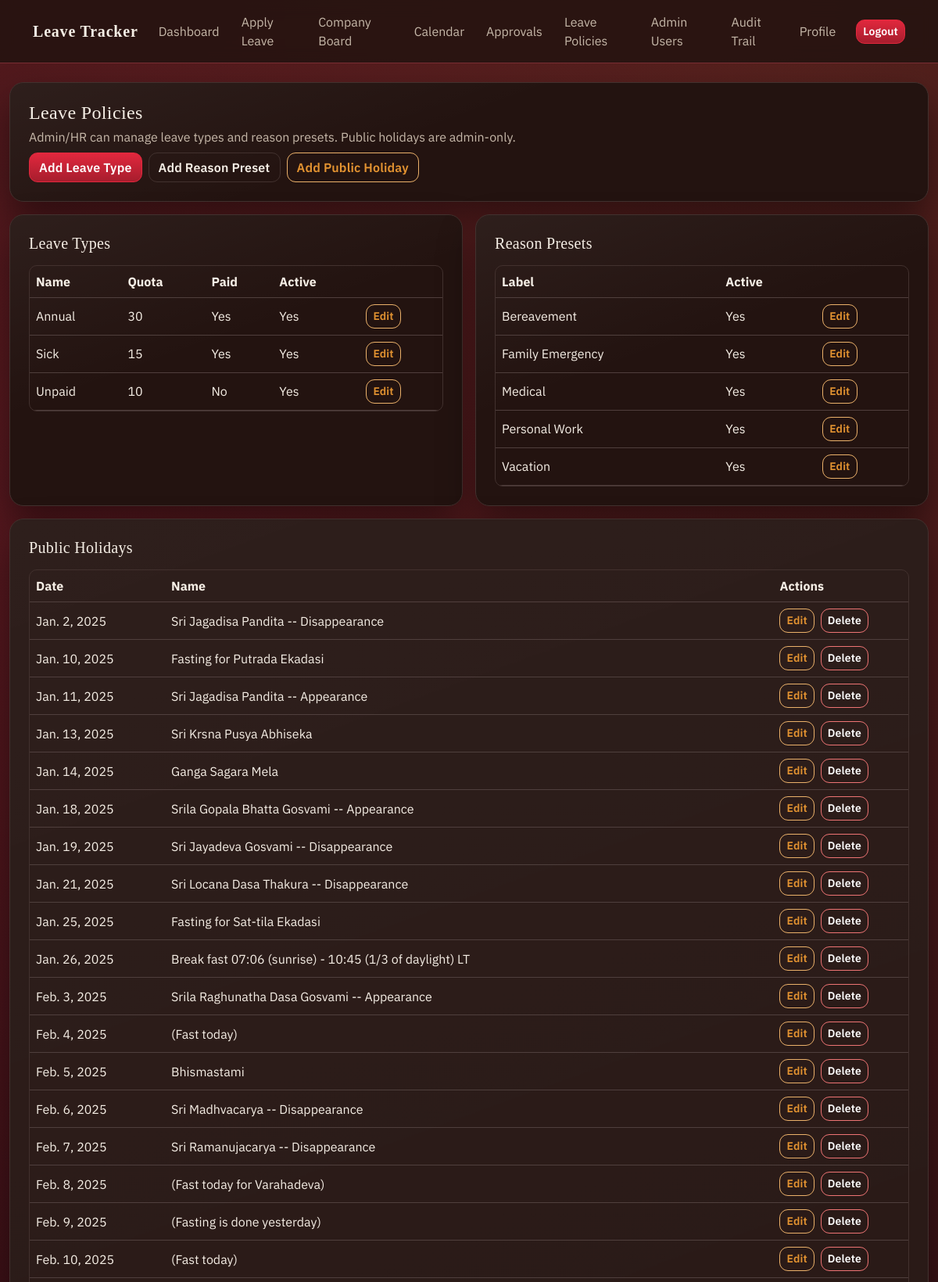
Screenshot of /leave/policies/ (signed in, upper part) with the database file from the repository.
### leaves/models.py (models this page shows, shortened)
class LeaveType(models.Model):
    organization = models.ForeignKey(
        "organization.Company",
        on_delete=models.CASCADE,
        null=True,
        blank=True,
        related_name="leave_types",
    )
    name = models.CharField(max_length=80)
    max_days = models.PositiveIntegerField(default=0)
    is_paid = models.BooleanField(default=True)
    active = models.BooleanField(default=True)
    created_at = models.DateTimeField(auto_now_add=True)
    class Meta:
        ordering = ["name"]
        unique_together = [("organization", "name")]
        indexes = [
            models.Index(fields=["organization", "active"]),
        ]

class LeaveReasonPreset(models.Model):
    organization = models.ForeignKey(
        "organization.Company",
        on_delete=models.CASCADE,
        null=True,
        blank=True,
        related_name="leave_reason_presets",
    )
    label = models.CharField(max_length=120)
    active = models.BooleanField(default=True)
    class Meta:
        ordering = ["label"]
        unique_together = [("organization", "label")]
        indexes = [
            models.Index(fields=["organization", "active"]),
        ]

class Holiday(models.Model):
    organization = models.ForeignKey(
        "organization.Company",
        on_delete=models.CASCADE,
        null=True,
        blank=True,
        related_name="holidays",
    )
    name = models.CharField(max_length=120)
    date = models.DateField()
    class Meta:
        ordering = ["date"]
        unique_together = [("organization", "date")]
        indexes = [
            models.Index(fields=["organization", "date"]),
        ]

### leaves/views.py (the view)
# urls.py: path("policies/", views.manage_policies, name="manage_policies"),
@admin_or_hr_required
def manage_policies(request):
    company = _current_company(request)
    leave_types = LeaveType.objects.filter(organization=company).order_by("name")
    reason_presets = LeaveReasonPreset.objects.filter(organization=company).order_by("label")
    holidays = Holiday.objects.filter(organization=company).order_by("date")
    return render(
        request,
        "leaves/manage_policies.html",
        {
            "leave_types": leave_types,
            "reason_presets": reason_presets,
            "holidays": holidays,
            "is_admin_user": user_is_admin(request.user),
        },
    )

### leaves/views.py (called while the page is built, shortened)
def _current_company(request):
    company = resolve_company(request.user)
    if company:
        return company

### organization/services.py (called while the page is built, shortened)
def resolve_company(user, company_id: int | None = None) -> Company | None:
    if getattr(user, "organization_id", None):
        company = Company.objects.filter(id=user.organization_id, active=True).first()
        if company:
            return company
    employee = EmployeeRecord.objects.filter(user=user).select_related("company").first()
    if employee:
        return employee.company
    return Company.objects.filter(active=True).order_by("id").first()

### portal/context_processors.py (called while the page is built)
def portal_globals(request):
    return {
        "APP_NAME": "Leave Tracker",
    }

### users/permissions.py (called while the page is built)
def _admin_account(user):
    if not getattr(user, "is_authenticated", False):
        return None
    try:
        return user.admin_account
    except AdminAccount.DoesNotExist:
        return None

def is_admin(user, company_id: int | None = None) -> bool:
    admin_account = _admin_account(user)
    if not admin_account:
        return False
    if admin_account.level == AdminAccount.Level.PLATFORM:
        return True
    if admin_account.level == AdminAccount.Level.ORGANIZATION:
        if company_id is None:
            return True
        return admin_account.organization_id == company_id
    return False

def is_admin_or_hr(user) -> bool:
    return bool(
        getattr(user, "is_authenticated", False)
        and (is_admin(user) or getattr(user, "role", "") == User.Role.HR)
    )

### templates/leaves/manage_policies.html (shortened to what this page needs)
{% extends "base.html" %}
{% block content %}
<section class="samurai-card p-4 mb-3">
  <div class="d-flex justify-content-between flex-wrap gap-2">
    <div>
      <h1 class="h4 mb-1">Leave Policies</h1>
      <p class="muted mb-0">Admin/HR can manage leave types and reason presets. Public holidays are admin-only.</p>
    </div>
    <div class="d-flex gap-2">
      <a class="btn btn-danger" href="{% url 'leaves:leave_type_create' %}">Add Leave Type</a>
      <a class="btn btn-outline-light" href="{% url 'leaves:reason_preset_create' %}">Add Reason Preset</a>
      {% if is_admin_user %}
        <a class="btn btn-outline-warning" href="{% url 'leaves:holiday_create' %}">Add Public Holiday</a>
      {% endif %}
    </div>
  </div>
</section>
<div class="row g-3">
  <div class="col-lg-6">
    <section class="samurai-card p-4 h-100">
      <h2 class="h5 mb-3">Leave Types</h2>
      <div class="table-responsive">
        <table class="table table-dark align-middle mb-0">
          <thead>
            <tr>
              <th>Name</th>
              <th>Quota</th>
              <th>Paid</th>
              <th>Active</th>
              <th></th>
            </tr>
          </thead>
          <tbody>
            {% for t in leave_types %}
              <tr>
                <td>{{ t.name }}</td>
                <td>{{ t.max_days }}</td>
                <td>{% if t.is_paid %}Yes{% else %}No{% endif %}</td>
                <td>{% if t.active %}Yes{% else %}No{% endif %}</td>
                <td><a class="btn btn-sm btn-outline-warning" href="{% url 'leaves:leave_type_edit' t.id %}">Edit</a></td>
              </tr>
            {% empty %}
              <tr><td colspan="5">No leave types configured.</td></tr>
            {% endfor %}
          </tbody>
        </table>
      </div>
    </section>
  </div>
  <div class="col-lg-6">
    <section class="samurai-card p-4 h-100">
      <h2 class="h5 mb-3">Reason Presets</h2>
      <div class="table-responsive">
        <table class="table table-dark align-middle mb-0">
          <thead>
            <tr>
              <th>Label</th>
              <th>Active</th>
              <th></th>
            </tr>
          </thead>
          <tbody>
            {% for r in reason_presets %}
              <tr>
                <td>{{ r.label }}</td>
                <td>{% if r.active %}Yes{% else %}No{% endif %}</td>
                <td><a class="btn btn-sm btn-outline-warning" href="{% url 'leaves:reason_preset_edit' r.id %}">Edit</a></td>
              </tr>
            {% empty %}
              <tr><td colspan="3">No reason presets configured.</td></tr>
            {% endfor %}
          </tbody>
        </table>
      </div>
    </section>
  </div>
  <div class="col-12">
    <section class="samurai-card p-4">
      <h2 class="h5 mb-3">Public Holidays</h2>
      <div class="table-responsive">
        <table class="table table-dark align-middle mb-0">
          <thead>
            <tr>
              <th>Date</th>
              <th>Name</th>
              {% if is_admin_user %}
                <th>Actions</th>
              {% endif %}
            </tr>
          </thead>
          <tbody>
            {% for holiday in holidays %}
              <tr>
                <td>{{ holiday.date }}</td>
                <td>{{ holiday.name }}</td>
                {% if is_admin_user %}
                  <td class="d-flex gap-2">
                    <a class="btn btn-sm btn-outline-warning" href="{% url 'leaves:holiday_edit' holiday.id %}">Edit</a>
                    <form method="post" action="{% url 'leaves:holiday_delete' holiday.id %}">
                      <button class="btn btn-sm btn-outline-danger" type="submit">Delete</button>
                    </form>
                  </td>
                {% endif %}
              </tr>
            {% empty %}
              <tr>
                <td colspan="{% if is_admin_user %}3{% else %}2{% endif %}">No holidays configured.</td>
              </tr>
            {% endfor %}
          </tbody>
        </table>
      </div>
    </section>
  </div>
</div>
{% endblock %}

### static/css/app.css (style rules this page uses)
:root { --background: 8 42% 6%; --foreground: 34 46% 93%; --muted-foreground: 30 20% 72%; --card: 8 36% 10%; --card-foreground: 34 46% 93%; --border: 8 18% 22%; --input: 8 20% 18%; --ring: 353 76% 52%; --primary: 353 76% 52%; --primary-foreground: 0 0% 100%; --secondary: 33 76% 54%; --secondary-foreground: 12 80% 8%; --destructive: 0 78% 52%; --destructive-foreground: 0 0% 100%; --success: 142 60% 36%; --warning: 42 94% 54%; --radius: 14px; --radius-sm: 10px; --radius-lg: 18px; --shadow-lg: 0 24px 48px rgba(0, 0, 0, 0.45); }
*, *::before, *::after { box-sizing: border-box; }
body { margin: 0; min-height: 100vh; color: hsl(var(--foreground)); font-family: "IBM Plex Sans", sans-serif; background: radial-gradient(circle at 14% 8%, rgba(226, 29, 72, 0.25), transparent 34%), radial-gradient(circle at 86% 0%, rgba(229, 152, 61, 0.18), transparent 32%), linear-gradient(180deg, #17080d 0%, #0e0608 65%, #090507 100%); }
.card, .samurai-card { border: 1px solid hsl(var(--border)); border-radius: var(--radius-lg); color: hsl(var(--card-foreground)); background: linear-gradient(160deg, rgba(255, 255, 255, 0.05), transparent 45%), hsl(var(--card)); box-shadow: var(--shadow-lg); }
h1, h2, h3, h4 { margin-top: 0; color: hsl(var(--foreground)); font-family: "Noto Serif JP", serif; letter-spacing: 0.015em; }
.muted { color: hsl(var(--muted-foreground)) !important; }
a { color: color-mix(in srgb, hsl(var(--secondary)) 84%, white 16%); text-decoration: none; }
.btn { border-radius: calc(var(--radius) - 3px); border-width: 1px; font-weight: 600; letter-spacing: 0.01em; transition: all 160ms ease; }
.btn-danger { border-color: hsl(var(--primary)); color: hsl(var(--primary-foreground)); background: linear-gradient(180deg, hsl(var(--primary)) 0%, color-mix(in srgb, hsl(var(--primary)) 74%, #000 26%) 100%); }
.btn-outline-light { border-color: hsl(var(--border)); color: hsl(var(--foreground)); background: transparent; }
.btn-outline-warning { border-color: color-mix(in srgb, hsl(var(--secondary)) 72%, #fff 28%); color: hsl(var(--secondary)); }
.btn-outline-danger { border-color: color-mix(in srgb, hsl(var(--destructive)) 64%, #fff 36%); color: hsl(var(--destructive-foreground)); }
.table-responsive { border: 1px solid hsl(var(--border)); border-radius: var(--radius-sm); }
.table { margin-bottom: 0; color: hsl(var(--foreground)); }
.table > :not(caption) > * > * { color: hsl(var(--foreground)); border-bottom-color: color-mix(in srgb, hsl(var(--border)) 84%, #fff 8%); background: transparent; }
.table-dark { --bs-table-bg: transparent; --bs-table-color: hsl(var(--foreground)); --bs-table-hover-color: hsl(var(--foreground)); --bs-table-striped-color: hsl(var(--foreground)); --bs-table-hover-bg: color-mix(in srgb, hsl(var(--card)) 75%, #fff 8%); }

### rows the page displays
LeaveType: name "Annual", max_days "30", is_paid "Yes", active "Yes"
LeaveType: name "Sick", max_days "15", is_paid "Yes", active "Yes"
LeaveType: name "Unpaid", max_days "10", is_paid "No", active "Yes"
LeaveReasonPreset: label "Bereavement", active "Yes"
LeaveReasonPreset: label "Family Emergency", active "Yes"
LeaveReasonPreset: label "Medical", active "Yes"
LeaveReasonPreset: label "Personal Work", active "Yes"
LeaveReasonPreset: label "Vacation", active "Yes"
Holiday: date "Jan. 2, 2025", name "Sri Jagadisa Pandita -- Disappearance", shows "Edit"
Holiday: date "Jan. 10, 2025", name "Fasting for Putrada Ekadasi", shows "Edit"
Holiday: date "Jan. 11, 2025", name "Sri Jagadisa Pandita -- Appearance", shows "Edit"
Holiday: date "Jan. 13, 2025", name "Sri Krsna Pusya Abhiseka", shows "Edit"
Holiday: date "Jan. 14, 2025", name "Ganga Sagara Mela", shows "Edit"
Holiday: date "Jan. 18, 2025", name "Srila Gopala Bhatta Gosvami -- Appearance", shows "Edit"
Holiday: date "Jan. 19, 2025", name "Sri Jayadeva Gosvami -- Disappearance", shows "Edit"
Holiday: date "Jan. 21, 2025", name "Sri Locana Dasa Thakura -- Disappearance", shows "Edit"
Holiday: date "Jan. 25, 2025", name "Fasting for Sat-tila Ekadasi", shows "Edit"
Holiday: date "Jan. 26, 2025", name "Break fast 07:06 (sunrise) - 10:45 (1/3 of daylight) LT", shows "Edit"
Holiday: date "Feb. 3, 2025", name "Srila Raghunatha Dasa Gosvami -- Appearance", shows "Edit"
Holiday: date "Feb. 4, 2025", name "(Fast today)", shows "Edit"
Holiday: date "Feb. 5, 2025", name "Bhismastami", shows "Edit"
Holiday: date "Feb. 6, 2025", name "Sri Madhvacarya -- Disappearance", shows "Edit"
Holiday: date "Feb. 7, 2025", name "Sri Ramanujacarya -- Disappearance", shows "Edit"
Holiday: date "Feb. 8, 2025", name "(Fast today for Varahadeva)", shows "Edit"
Holiday: date "Feb. 9, 2025", name "(Fasting is done yesterday)", shows "Edit"
Holiday: date "Feb. 10, 2025", name "(Fast today)", shows "Edit"

### other values shown
{{ APP_NAME }} "Leave Tracker"
